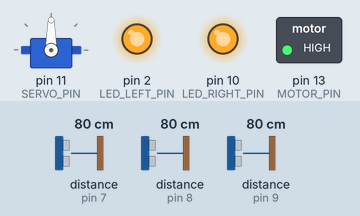
Bench run of a sketch on a simulated Arduino Uno, built with avr-gcc and run on an emulated ATmega328P. Parts: servo, switched loads named in the sketch (green lamp = pin HIGH), output pins drawn as LEDs (lit = HIGH). Wiring (inferred from the names in the program): 3 × ultrasonic range finder: trigger pin 4, echo pin 7 / trigger pin 5, echo pin 8 / trigger pin 6, echo pin 9. Dashed ring = blinking. The inputs (shaded band) are chosen by the test bench; at power-on: distance to the obstacle (sensors on pin 7, pin 9, pin 8) 80 cm. The echo pulse lasts 58.3 µs per cm; pins used as bus, display or sensor lines are not drawn; what the sketch prints to the serial monitor is not drawn.

Above: at 1.7 s.
1.8 s: distance to the obstacle (sensor on pin 7) set to 65 cm
3.3 s: distance to the obstacle (sensor on pin 7) set to 58 cm
At 3.79 s:
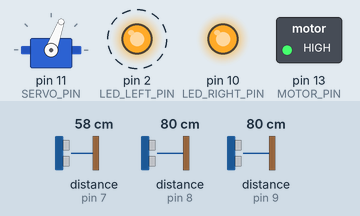
6.3 s: distance to the obstacle (sensor on pin 9) set to 2 cm
At 7.02 s:
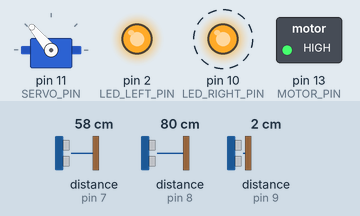
9.3 s: distance to the obstacle (sensor on pin 9) set to 36 cm
12.3 s: distance to the obstacle (sensor on pin 9) set to 44 cm
At 12.87 s:
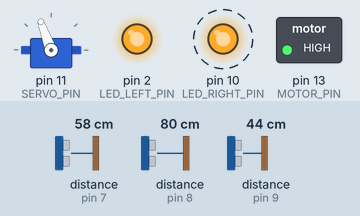
15.3 s: distance to the obstacle (sensor on pin 7) set to 2 cm
At 15.81 s:
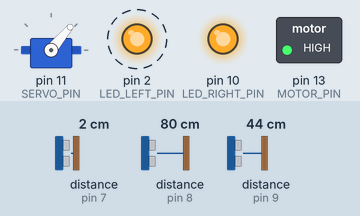
Timing chart, 0 to 19.3 s (numbered marks = the images above; inputs shaded):
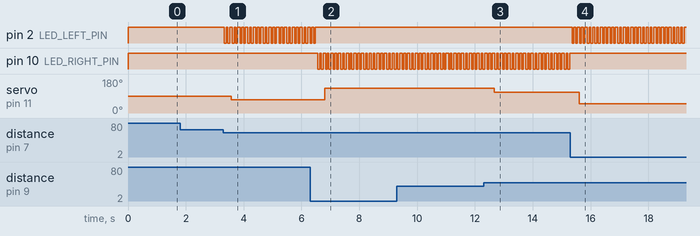

Measured:
- the behaviour switches between 61 and 60 cm on distance to the obstacle (sensor on pin 7) (found by bisection; images 0 and 1)
- the behaviour switches between 40 and 41 cm on distance to the obstacle (sensor on pin 9) (found by bisection; images 2 and 3)
- after the input at 1.8 s, every drawn part: stays the same
- after the input at 3.3 s, pin 2 (LED_LEFT_PIN): alternates HIGH for 0.06 s and LOW for 0.06 s, starting at once; servo on pin 11 (SERVO_PIN): 90° → 70° after 0.28 s
- after the input at 6.3 s, pin 2 (LED_LEFT_PIN): goes on until 6.5 s, then stays HIGH; pin 10 (LED_RIGHT_PIN): alternates HIGH for 0.07 s and LOW for 0.06 s, starting after 0.27 s; servo on pin 11 (SERVO_PIN): 70° → 130° after 0.51 s
- after the input at 12.3 s, servo on pin 11 (SERVO_PIN): 130° → 110° after 0.36 s
- after the input at 15.3 s, pin 2 (LED_LEFT_PIN): alternates HIGH for 0.06 s and LOW for 0.06 s, starting after 0.06 s; pin 10 (LED_RIGHT_PIN): stops changing and stays HIGH; servo on pin 11 (SERVO_PIN): 110° → 50° after 0.30 s

The sketch:

carriho_autonomo.ino
```cpp
// Autonomous Car Obstacle Avoidance
#include <Servo.h>

// ==================== PIN DEFINITIONS ====================
#define TRIG1_PIN  4
#define ECHO1_PIN  7
#define TRIG2_PIN  5
#define ECHO2_PIN  8
#define TRIG3_PIN  6
#define ECHO3_PIN  9

#define LED_LEFT_PIN  2
#define LED_RIGHT_PIN 10
#define MOTOR_PIN     13
#define BUZZER_PIN    3
#define SERVO_PIN     11

// ==================== CONFIGURATION ====================
#define BLINK_DURATION_MS   60
#define CRITICAL_DISTANCE   40  // K1 - immediate avoidance
#define WARNING_DISTANCE    60  // K2 - partial turn
#define CENTER_ANGLE        90

Servo servo;

// ==================== SENSOR READING ====================
long readDistance(int trigPin, int echoPin) {
  digitalWrite(trigPin, LOW);
  delayMicroseconds(2);
  digitalWrite(trigPin, HIGH);
  delayMicroseconds(10);
  digitalWrite(trigPin, LOW);

  long duration = pulseIn(echoPin, HIGH);
  return duration / 2 / 29.1;
}

// ==================== LED INDICATOR ====================
void blinkIndicator(int ledPin, int buzzerPin, int blinkCount, int blinkDuration) {
  for (int i = 0; i < blinkCount; i++) {
    digitalWrite(ledPin, LOW);
    digitalWrite(buzzerPin, LOW);
    delay(blinkDuration);
    digitalWrite(ledPin, HIGH);
    digitalWrite(buzzerPin, HIGH);
    delay(blinkDuration);
  }
}

// ==================== SETUP ====================
void setup() {
  Serial.begin(9600);
  Serial.flush();
  Serial.println("STARTING...");

  pinMode(TRIG1_PIN, OUTPUT);
  pinMode(ECHO1_PIN, INPUT);
  pinMode(TRIG2_PIN, OUTPUT);
  pinMode(ECHO2_PIN, INPUT);
  pinMode(TRIG3_PIN, OUTPUT);
  pinMode(ECHO3_PIN, INPUT);

  pinMode(LED_LEFT_PIN, OUTPUT);
  pinMode(LED_RIGHT_PIN, OUTPUT);
  pinMode(MOTOR_PIN, OUTPUT);

  digitalWrite(LED_LEFT_PIN, HIGH);
  digitalWrite(LED_RIGHT_PIN, HIGH);
  digitalWrite(MOTOR_PIN, HIGH);

  servo.attach(SERVO_PIN);
  servo.write(CENTER_ANGLE);
  delay(500);
}

// ==================== MAIN LOOP ====================
void loop() {
  long distFront = readDistance(TRIG1_PIN, ECHO1_PIN);
  long distLeft  = readDistance(TRIG2_PIN, ECHO2_PIN);
  long distRight = readDistance(TRIG3_PIN, ECHO3_PIN);

  // Debug output
  // Serial.print("distance1: ");
  // Serial.println(distFront);
  // Serial.print("distance2: ");
  // Serial.println(distLeft);
  // Serial.print("distance3: ");
  // Serial.println(distRight);
  // delay(50);

  int servoAngle = CENTER_ANGLE;
  bool obstacleDetected = false;

  // Critical zone: immediate full turn
  if (distFront < CRITICAL_DISTANCE || distLeft < CRITICAL_DISTANCE || distRight < CRITICAL_DISTANCE) {
    obstacleDetected = true;

    if (distFront < distLeft && distFront < distRight) {
      blinkIndicator(LED_LEFT_PIN, BUZZER_PIN, 2, BLINK_DURATION_MS);
      servoAngle = 50;  // full left
    }
    else if (distRight < distFront && distRight < distLeft) {
      blinkIndicator(LED_RIGHT_PIN, BUZZER_PIN, 2, BLINK_DURATION_MS);
      servoAngle = 130;  // full right
    }
  }
  // Warning zone: partial turn
  else if (distFront < WARNING_DISTANCE || distLeft < WARNING_DISTANCE || distRight < WARNING_DISTANCE) {
    obstacleDetected = true;

    if (distFront < distLeft && distFront < distRight) {
      blinkIndicator(LED_LEFT_PIN, BUZZER_PIN, 2, BLINK_DURATION_MS);
      servoAngle = 70;  // partial left
    }
    else if (distRight < distFront && distRight < distLeft) {
      blinkIndicator(LED_RIGHT_PIN, BUZZER_PIN, 2, BLINK_DURATION_MS);
      servoAngle = 110;  // partial right
    }
  }

  servo.write(servoAngle);
  delay(15);

  if (!obstacleDetected) {
    servo.write(CENTER_ANGLE);
  }
}
```
